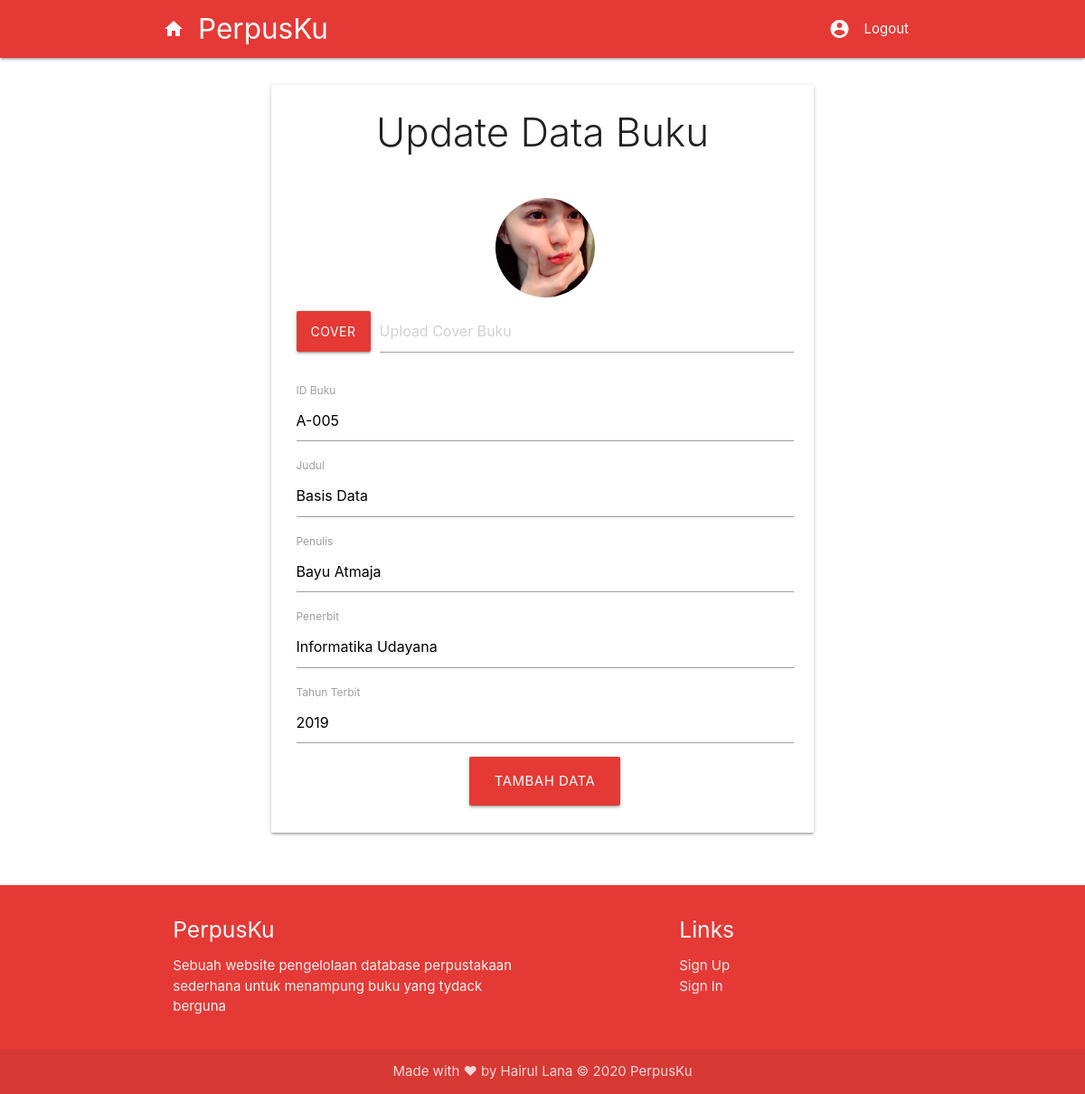
The page /update.php?no_buku=A-005 (signed in) on the database its author committed.
### tables this page shows
CREATE TABLE `buku` (
  `id_buku` int(11) NOT NULL,
  `no_buku` varchar(50) NOT NULL,
  `judul` varchar(50) NOT NULL,
  `penulis` varchar(50) NOT NULL,
  `penerbit` varchar(50) NOT NULL,
  `tahun` int(11) NOT NULL,
  `cover` text NOT NULL
);

### functions.php (called while the page is built, shortened)
<?php
include 'connect_db.php';
function query($query){
    global $connect;
    $result = mysqli_query($connect,$query);
    $rows = [];
    while ( $row = mysqli_fetch_assoc($result) ){
        $rows[] = $row;
    }
    return $rows;
}
?>

### update.php (the view, shortened to what this page needs)
<?php
if (isset($_GET['no_buku'])){
    include 'connect_db.php';
    include 'functions.php';
    $no_buku = $_GET["no_buku"];
    $buku = query("SELECT * FROM buku WHERE no_buku = '$no_buku'")[0];
}
?>
<html>
    <head>
    </head>
    <body>
        <?php include "_navbar.php"; ?>
        <div class="row">
            <div class="col s6 offset-s3 card">
                <div class="col offset-">
                    <h3 class="header light center">Update Data Buku</h3>
                    <form method="POST" action="" enctype="multipart/form-data" class="input-field inline">
                        <ul>
                            <li>
                                <div class="center">
                                    <img class="circle responsive-img" src="cover/<?= $buku['cover'] ?>" width=20% />
                                </div>
                            </li>
                            <li>
                                <div class="file-field input-field">
                                    <div class="btn red darken-1">
                                        <span>Cover</span>
                                    </div>
                                    <div class="file-path-wrapper">
                                        <input class="file-path validate" type="text" placeholder="Upload Cover Buku">
                                    </div>
                                </div>
                            </li>
                            <li>
                                <label for="no_buku">ID Buku</label>
                                <input type="text" size=60 name="no_buku" id="no_buku" value="<?= $buku['no_buku'] ?>" required>
                            </li>
                            <li>
                                <label for="judul">Judul</label>
                                <input type="text" size=60 name="judul" id="judul" value="<?= $buku['judul'] ?>" required>
                            </li>
                            <li>
                                <label for="penulis">Penulis</label>
                                <input type="text" size=60 name="penulis" id="penulis" value="<?= $buku['penulis'] ?>" required>
                            </li>
                            <li>
                                <label for="penerbit">Penerbit</label>
                                <input type="text" size=60 name="penerbit" id="penerbit" value="<?= $buku['penerbit'] ?>" required>
                            </li>
                            <li>
                                <label for="tahun">Tahun Terbit</label>
                                <input type="text" size=60 name="tahun" id="tahun" value="<?= $buku['tahun'] ?>" required>
                            </li>
                            <li>
                                <div class="center">
                                    <button class="btn-large red darken-1" type="submit" name="submit">Tambah Data</button>
                                </div>
                            </li>
                        </ul>
                    </form>
                </div>
            </div>
        </div>
        <?php include "_footer.php"; ?>
    </body>
</html>

### rows shown on the page
buku: cover (picture), no_buku "A-005", judul "Basis Data", penulis "Bayu Atmaja", penerbit "Informatika Udayana", tahun "2019"
